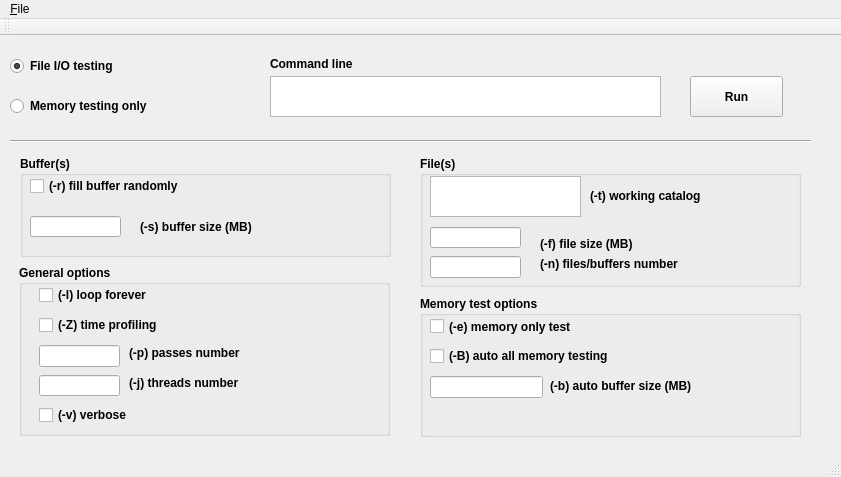
<?xml version="1.0" encoding="UTF-8"?>
<ui version="4.0">
 <class>MainWindow</class>
 <widget class="QMainWindow" name="MainWindow">
  <property name="geometry">
   <rect>
    <x>0</x>
    <y>0</y>
    <width>841</width>
    <height>477</height>
   </rect>
  </property>
  <property name="windowTitle">
   <string>MainWindow</string>
  </property>
  <widget class="QWidget" name="centralWidget">
   <widget class="QRadioButton" name="radioButtonFileIOtestmode">
    <property name="geometry">
     <rect>
      <x>10</x>
      <y>20</y>
      <width>201</width>
      <height>20</height>
     </rect>
    </property>
    <property name="font">
     <font>
      <weight>75</weight>
      <bold>true</bold>
     </font>
    </property>
    <property name="text">
     <string>File I/O testing</string>
    </property>
    <property name="checked">
     <bool>true</bool>
    </property>
   </widget>
   <widget class="QRadioButton" name="radioButtonMemoryOnlyTestMode">
    <property name="geometry">
     <rect>
      <x>10</x>
      <y>60</y>
      <width>201</width>
      <height>20</height>
     </rect>
    </property>
    <property name="font">
     <font>
      <weight>75</weight>
      <bold>true</bold>
     </font>
    </property>
    <property name="text">
     <string>Memory testing only</string>
    </property>
   </widget>
   <widget class="QTextEdit" name="textEditCmdLineBuf">
    <property name="geometry">
     <rect>
      <x>270</x>
      <y>40</y>
      <width>391</width>
      <height>41</height>
     </rect>
    </property>
    <property name="acceptRichText">
     <bool>true</bool>
    </property>
   </widget>
   <widget class="Line" name="line_sep_main">
    <property name="geometry">
     <rect>
      <x>10</x>
      <y>95</y>
      <width>801</width>
      <height>21</height>
     </rect>
    </property>
    <property name="orientation">
     <enum>Qt::Horizontal</enum>
    </property>
   </widget>
   <widget class="QPushButton" name="buttonRunTest">
    <property name="geometry">
     <rect>
      <x>690</x>
      <y>40</y>
      <width>93</width>
      <height>41</height>
     </rect>
    </property>
    <property name="font">
     <font>
      <weight>75</weight>
      <bold>true</bold>
     </font>
    </property>
    <property name="text">
     <string>Run</string>
    </property>
   </widget>
   <widget class="QLabel" name="label_cmd_line">
    <property name="enabled">
     <bool>true</bool>
    </property>
    <property name="geometry">
     <rect>
      <x>270</x>
      <y>20</y>
      <width>91</width>
      <height>16</height>
     </rect>
    </property>
    <property name="font">
     <font>
      <weight>75</weight>
      <bold>true</bold>
     </font>
    </property>
    <property name="text">
     <string>Command line</string>
    </property>
   </widget>
   <widget class="QGroupBox" name="groupBoxBuffers">
    <property name="enabled">
     <bool>true</bool>
    </property>
    <property name="geometry">
     <rect>
      <x>20</x>
      <y>120</y>
      <width>371</width>
      <height>101</height>
     </rect>
    </property>
    <property name="font">
     <font>
      <weight>75</weight>
      <bold>true</bold>
     </font>
    </property>
    <property name="title">
     <string>Buffer(s)</string>
    </property>
    <widget class="QCheckBox" name="checkBoxRandomBufferFill">
     <property name="enabled">
      <bool>true</bool>
     </property>
     <property name="geometry">
      <rect>
       <x>10</x>
       <y>20</y>
       <width>331</width>
       <height>20</height>
      </rect>
     </property>
     <property name="font">
      <font>
       <weight>75</weight>
       <bold>true</bold>
      </font>
     </property>
     <property name="text">
      <string>(-r) fill buffer randomly</string>
     </property>
    </widget>
    <widget class="QLabel" name="labelBufferSize">
     <property name="enabled">
      <bool>true</bool>
     </property>
     <property name="geometry">
      <rect>
       <x>120</x>
       <y>60</y>
       <width>221</width>
       <height>21</height>
      </rect>
     </property>
     <property name="font">
      <font>
       <weight>75</weight>
       <bold>true</bold>
      </font>
     </property>
     <property name="text">
      <string>(-s) buffer size (MB)</string>
     </property>
    </widget>
    <widget class="QLineEdit" name="lineEditBufferSize">
     <property name="geometry">
      <rect>
       <x>10</x>
       <y>60</y>
       <width>91</width>
       <height>21</height>
      </rect>
     </property>
    </widget>
   </widget>
   <widget class="QGroupBox" name="groupBoxFiles">
    <property name="geometry">
     <rect>
      <x>420</x>
      <y>120</y>
      <width>381</width>
      <height>131</height>
     </rect>
    </property>
    <property name="font">
     <font>
      <weight>75</weight>
      <bold>true</bold>
     </font>
    </property>
    <property name="title">
     <string>File(s)</string>
    </property>
    <widget class="QTextEdit" name="textEditFileDirName">
     <property name="geometry">
      <rect>
       <x>10</x>
       <y>20</y>
       <width>151</width>
       <height>41</height>
      </rect>
     </property>
    </widget>
    <widget class="QLineEdit" name="lineEditFileSize">
     <property name="geometry">
      <rect>
       <x>10</x>
       <y>71</y>
       <width>91</width>
       <height>21</height>
      </rect>
     </property>
    </widget>
    <widget class="QLineEdit" name="lineEditFilesNumber">
     <property name="geometry">
      <rect>
       <x>10</x>
       <y>100</y>
       <width>91</width>
       <height>22</height>
      </rect>
     </property>
    </widget>
    <widget class="QLabel" name="labelFileDirName">
     <property name="geometry">
      <rect>
       <x>170</x>
       <y>30</y>
       <width>181</width>
       <height>20</height>
      </rect>
     </property>
     <property name="font">
      <font>
       <weight>75</weight>
       <bold>true</bold>
      </font>
     </property>
     <property name="text">
      <string>(-t) working catalog</string>
     </property>
    </widget>
    <widget class="QLabel" name="labelFileSize">
     <property name="enabled">
      <bool>true</bool>
     </property>
     <property name="geometry">
      <rect>
       <x>120</x>
       <y>80</y>
       <width>231</width>
       <height>16</height>
      </rect>
     </property>
     <property name="font">
      <font>
       <weight>75</weight>
       <bold>true</bold>
      </font>
     </property>
     <property name="text">
      <string>(-f) file size (MB)</string>
     </property>
    </widget>
    <widget class="QLabel" name="labelFilesNumber">
     <property name="geometry">
      <rect>
       <x>120</x>
       <y>100</y>
       <width>241</width>
       <height>16</height>
      </rect>
     </property>
     <property name="text">
      <string>(-n) files/buffers number</string>
     </property>
    </widget>
   </widget>
   <widget class="QGroupBox" name="groupBoxMemoryMode">
    <property name="geometry">
     <rect>
      <x>420</x>
      <y>260</y>
      <width>381</width>
      <height>141</height>
     </rect>
    </property>
    <property name="font">
     <font>
      <weight>75</weight>
      <bold>true</bold>
     </font>
    </property>
    <property name="title">
     <string>Memory test options</string>
    </property>
    <widget class="QCheckBox" name="checkBoxMemoryOnlyTest">
     <property name="geometry">
      <rect>
       <x>10</x>
       <y>20</y>
       <width>341</width>
       <height>21</height>
      </rect>
     </property>
     <property name="text">
      <string>(-e) memory only test </string>
     </property>
    </widget>
    <widget class="QCheckBox" name="checkBoxAutoMemoryTest">
     <property name="geometry">
      <rect>
       <x>10</x>
       <y>50</y>
       <width>341</width>
       <height>20</height>
      </rect>
     </property>
     <property name="text">
      <string>(-B) auto all memory testing</string>
     </property>
    </widget>
    <widget class="QLineEdit" name="lineEditAutoMemBufSize">
     <property name="geometry">
      <rect>
       <x>10</x>
       <y>80</y>
       <width>113</width>
       <height>22</height>
      </rect>
     </property>
    </widget>
    <widget class="QLabel" name="labelAutoMemBufSize">
     <property name="geometry">
      <rect>
       <x>130</x>
       <y>80</y>
       <width>221</width>
       <height>20</height>
      </rect>
     </property>
     <property name="text">
      <string>(-b) auto buffer size (MB)</string>
     </property>
    </widget>
   </widget>
   <widget class="QGroupBox" name="groupBoxGeneralOptions">
    <property name="geometry">
     <rect>
      <x>19</x>
      <y>229</y>
      <width>371</width>
      <height>171</height>
     </rect>
    </property>
    <property name="font">
     <font>
      <weight>75</weight>
      <bold>true</bold>
     </font>
    </property>
    <property name="title">
     <string>General options</string>
    </property>
    <widget class="QCheckBox" name="checkBoxLoopForever">
     <property name="geometry">
      <rect>
       <x>20</x>
       <y>20</y>
       <width>221</width>
       <height>20</height>
      </rect>
     </property>
     <property name="text">
      <string>(-l) loop forever</string>
     </property>
    </widget>
    <widget class="QCheckBox" name="checkBoxTimeProfiling">
     <property name="geometry">
      <rect>
       <x>20</x>
       <y>50</y>
       <width>201</width>
       <height>20</height>
      </rect>
     </property>
     <property name="text">
      <string>(-Z) time profiling</string>
     </property>
    </widget>
    <widget class="QLineEdit" name="lineEditPassesNumber">
     <property name="geometry">
      <rect>
       <x>20</x>
       <y>80</y>
       <width>81</width>
       <height>22</height>
      </rect>
     </property>
    </widget>
    <widget class="QLineEdit" name="lineEditThreadsNumber">
     <property name="geometry">
      <rect>
       <x>20</x>
       <y>110</y>
       <width>81</width>
       <height>21</height>
      </rect>
     </property>
    </widget>
    <widget class="QLabel" name="labelPassesNumber">
     <property name="geometry">
      <rect>
       <x>110</x>
       <y>80</y>
       <width>221</width>
       <height>16</height>
      </rect>
     </property>
     <property name="text">
      <string>(-p) passes number</string>
     </property>
    </widget>
    <widget class="QLabel" name="labelThreadsNumber">
     <property name="geometry">
      <rect>
       <x>110</x>
       <y>110</y>
       <width>221</width>
       <height>16</height>
      </rect>
     </property>
     <property name="text">
      <string>(-j) threads number</string>
     </property>
    </widget>
    <widget class="QCheckBox" name="checkBoxVerbose">
     <property name="geometry">
      <rect>
       <x>20</x>
       <y>140</y>
       <width>211</width>
       <height>20</height>
      </rect>
     </property>
     <property name="text">
      <string>(-v) verbose</string>
     </property>
    </widget>
   </widget>
  </widget>
  <widget class="QToolBar" name="mainToolBar">
   <attribute name="toolBarArea">
    <enum>TopToolBarArea</enum>
   </attribute>
   <attribute name="toolBarBreak">
    <bool>false</bool>
   </attribute>
  </widget>
  <widget class="QStatusBar" name="statusBar"/>
  <widget class="QMenuBar" name="menuBar">
   <property name="geometry">
    <rect>
     <x>0</x>
     <y>0</y>
     <width>841</width>
     <height>26</height>
    </rect>
   </property>
   <widget class="QMenu" name="menu_File">
    <property name="title">
     <string>&amp;File</string>
    </property>
    <addaction name="action_Help"/>
    <addaction name="action_About"/>
    <addaction name="action_Quit"/>
   </widget>
   <addaction name="menu_File"/>
  </widget>
  <action name="action_Help">
   <property name="text">
    <string>&amp;Help</string>
   </property>
  </action>
  <action name="action_About">
   <property name="text">
    <string>&amp;About</string>
   </property>
  </action>
  <action name="action_Quit">
   <property name="text">
    <string>&amp;Quit</string>
   </property>
  </action>
 </widget>
 <layoutdefault spacing="6" margin="11"/>
 <resources/>
 <connections/>
</ui>
